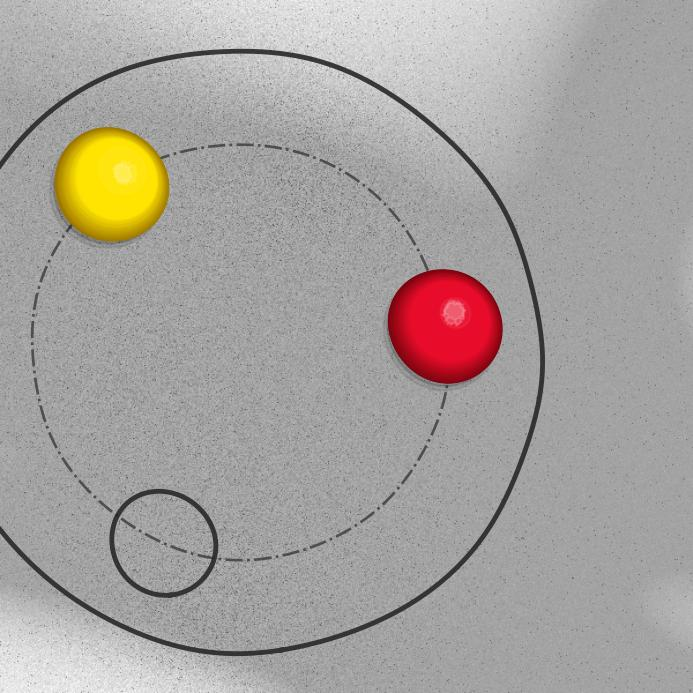
#> input picture jetson/assets/物料盘/(195, 308).jpg, 693 x 693 px; its folder holds only this picture in this run
$ python '检测定位.py'
#> lines starting #> are read from the running program, lines starting #| are printed output that depends on the picture
import os
import re
import cv2
import numpy as np
import random
import time
import matplotlib.pyplot as plt

plt.rcParams["font.sans-serif"] = ["SimHei", "Microsoft YaHei", "sans-serif"]
plt.rcParams["axes.unicode_minus"] = False

# ==================== 配置区域 ====================
DATASET_DIR = os.path.join("assets", "物料盘")
# ==================================================

# 颜色映射定义
COLOR_CLASSES = {
    1: {"name": "Red", "bgr": (30, 20, 230)},
    2: {"name": "Yellow", "bgr": (0, 215, 255)},
    3: {"name": "Blue", "bgr": (210, 60, 10)},
    4: {"name": "Green", "bgr": (50, 170, 0)},
    5: {"name": "Black", "bgr": (50, 50, 50)},
    6: {"name": "LightBlue", "bgr": (255, 191, 0)},
    0: {"name": "Abnormal/Defective", "bgr": (128, 0, 128)}
}


def parse_center_gt_from_filename(filename):
    """
    通过解析文件名提取物料盘中心点的真实标注 (Ground Truth)
    文件名示例: (84, 225).jpg
    """
    match = re.search(r"\((\d+),\s*(\d+)\)", filename)
    if match:
        return int(match.group(1)), int(match.group(2))
    return None


def robust_classify_color(roi):
    """
    基于中值滤波的颜色分类算法
    """
    if roi is None or roi.size == 0:
        return 0, "Abnormal/Defective"

    median_b = np.median(roi[:, :, 0])
    median_g = np.median(roi[:, :, 1])
    median_r = np.median(roi[:, :, 2])

    hsv_pixel = cv2.cvtColor(np.uint8([[[median_b, median_g, median_r]]]), cv2.COLOR_BGR2HSV)[0][0]
    h, s, v = hsv_pixel[0], hsv_pixel[1], hsv_pixel[2]

    if s < 25 and v > 200:
        return None, "Background"
    if v < 70:
        return 5, "Black"
    if s < 45:
        return 0, "Abnormal/Defective"

    if (h >= 0 and h < 8) or (h >= 165 and h <= 180):
        return 1, "Red"
    elif h >= 10 and h < 34:
        return 2, "Yellow"
    elif h >= 35 and h < 85:
        return 4, "Green"
    elif h >= 86 and h < 103:
        return 6, "LightBlue"
    elif h >= 104 and h < 140:
        return 3, "Blue"
    else:
        return 0, "Abnormal/Defective"


def detect_materials(img_bgr):
    """
    物料定位检测管线 (沿用您微调后的参数)
    """
    h, w, _ = img_bgr.shape
    detected_list = []
    r = 0.5 * (h + w)

    gray = cv2.cvtColor(img_bgr, cv2.COLOR_BGR2GRAY)
    denoised = cv2.medianBlur(gray, 7)
    blurred = cv2.GaussianBlur(denoised, (9, 9), 2)

    circles = cv2.HoughCircles(
        blurred,
        cv2.HOUGH_GRADIENT,
        dp=1.2,
        minDist=85,
        param1=50,
        param2=32,
        minRadius=int(r * 0.05),
        maxRadius=int(r * 0.35)
    )

    if circles is not None:
        circles = np.round(circles[0, :]).astype("int")
        for (cx, cy, radius) in circles:
            cx = np.clip(cx, 0, w - 1)
            cy = np.clip(cy, 0, h - 1)

            r_roi = int(radius * 0.6)
            if r_roi < 5:
                r_roi = 5
            roi = img_bgr[max(0, cy - r_roi):min(h, cy + r_roi), max(0, cx - r_roi):min(w, cx + r_roi)]

            res = robust_classify_color(roi)
            if res is None:
                continue

            color_code, color_name = res
            detected_list.append({
                "x": int(cx),
                "y": int(cy),
                "r": int(radius),
                "color_code": color_code,
                "color_name": color_name
            })

    detected_list = sorted(detected_list, key=lambda x: x['r'], reverse=True)[:3]
    return detected_list, denoised


def detect_outer_circle(img_bgr):
    """
    大圆(物料盘体)霍夫探测器：用于低空位时的降级定位及两点解算时的方向参考
    物料盘半径由于缩放(0.4-1.6)，像素半径范围约在 75 到 340 之间
    """
    h, w, _ = img_bgr.shape
    gray = cv2.cvtColor(img_bgr, cv2.COLOR_BGR2GRAY)
    denoised = cv2.medianBlur(gray, 7)
    blurred = cv2.GaussianBlur(denoised, (9, 9), 2)

    r_avg = 0.5 * (h + w)
    circles = cv2.HoughCircles(
        blurred,
        cv2.HOUGH_GRADIENT,
        dp=1.5,
        minDist=200,
        param1=50,
        param2=40,
        minRadius=int(r_avg * 0.12),  # 对应约 72 像素
        maxRadius=int(r_avg * 0.60)   # 对应约 360 像素
    )
    if circles is not None:
        return circles[0][0]  # 返回最强的一个大圆拟合结果 (cx, cy, r)
    return None


def estimate_disk_center(detected, img_bgr):
    """
    多级降备转盘中心解算核心管线
    """
    h, w, _ = img_bgr.shape
    num_detected = len(detected)

    # 1. 探测大圆盘体作为全局参考点（辅助消除歧义）
    c_hough = detect_outer_circle(img_bgr)
    if c_hough is not None:
        ref_center = (c_hough[0], c_hough[1])
    else:
        # 若大圆也未检出，以图像物理中心作为默认参考基准
        ref_center = (w / 2.0, h / 2.0)

    # --- 策略 A：检出 3 个物料（0个空位） ---
    if num_detected == 3:
        xs = [d["x"] for d in detected]
        ys = [d["y"] for d in detected]
        # 直接求等边三角形形心
        est_x = int(round(np.mean(xs)))
        est_y = int(round(np.mean(ys)))
        return est_x, est_y, "等边三角形形心解算 (3点)", c_hough

    # --- 策略 B：检出 2 个物料（1个空位） ---
    elif num_detected == 2:
        p1 = np.array([detected[0]["x"], detected[0]["y"]])
        p2 = np.array([detected[1]["x"], detected[1]["y"]])

        # 计算弦长 d
        d = np.linalg.norm(p1 - p2)
        midpoint = (p1 + p2) / 2.0

        # 弦心距 h_dist = d / (2 * sqrt(3))
        h_dist = d / (2.0 * np.sqrt(3.0))

        # 计算弦向量与单位法向量
        v = p2 - p1
        n = np.array([-v[1], v[0]]) / d

        # 计算两个镜像对称的候选中心点
        c1 = midpoint + h_dist * n
        c2 = midpoint - h_dist * n

        # 利用参考中心，剔除背离圆盘体的一侧，保留真正朝向圆内的一侧
        dist1 = np.linalg.norm(c1 - ref_center)
        dist2 = np.linalg.norm(c2 - ref_center)

        best_c = c1 if dist1 < dist2 else c2
        return int(round(best_c[0])), int(round(best_c[1])), "双点弦心距几何解算 (2点)", c_hough

    # --- 策略 C：检出少于 2 个物料（2-3个空位） ---
    elif c_hough is not None:
        # 直接降级使用大圆探测器圆心
        return int(round(c_hough[0])), int(round(c_hough[1])), "大圆盘体霍夫探测器 (降级)", c_hough
    else:
        # 终极极端保底：使用图像几何中心
        return int(round(w / 2.0)), int(round(h / 2.0)), "画布中点保底 (失效)", None


def evaluate_and_visualize_disk(img_path, detected, est_center, gt_center, c_hough, denoised_gray, latency_ms, method_name):
    """
    可视化绘制模块：集成转盘中心定位与真值比对
    """
    img_bgr = cv2.imdecode(np.fromfile(img_path, dtype=np.uint8), cv2.IMREAD_COLOR)
    if img_bgr is None:
        return

    img_rgb = cv2.cvtColor(img_bgr, cv2.COLOR_BGR2RGB)
    vis_img = img_rgb.copy()

    # 1. 绘制检测到的彩色物料
    for det in detected:
        color_info = COLOR_CLASSES.get(det["color_code"], {"bgr": (128, 128, 128)})
        rgb_color = (color_info["bgr"][2], color_info["bgr"][1], color_info["bgr"][0])
        # 绘制物料轮廓
        cv2.circle(vis_img, (det["x"], det["y"]), det["r"], rgb_color, 2)
        # 标记物料中心点
        cv2.drawMarker(vis_img, (det["x"], det["y"]), rgb_color, markerType=cv2.MARKER_CROSS, markerSize=12, thickness=2)

    # 2. 绘制大圆探测器拟合轮廓（如果存在）
    if c_hough is not None:
        cv2.circle(vis_img, (int(c_hough[0]), int(c_hough[1])), int(c_hough[2]), (200, 200, 200), 1, lineType=cv2.LINE_AA)

    # 3. 绘制估算的转盘中心（红色十字）
    cv2.drawMarker(vis_img, (est_center[0], est_center[1]), (255, 0, 0), markerType=cv2.MARKER_TILTED_CROSS, markerSize=25, thickness=3)
    cv2.circle(vis_img, (est_center[0], est_center[1]), 8, (255, 0, 0), -1)

    # 4. 绘制真实转盘中心 Ground Truth（绿色十字）
    if gt_center is not None:
        cv2.drawMarker(vis_img, (gt_center[0], gt_center[1]), (0, 255, 0), markerType=cv2.MARKER_CROSS, markerSize=25, thickness=2)
        cv2.circle(vis_img, (gt_center[0], gt_center[1]), 5, (0, 255, 0), -1)

    # 计算像素级定位误差 (Euclidean Distance)
    if gt_center is not None:
        error_px = np.sqrt((est_center[0] - gt_center[0])**2 + (est_center[1] - gt_center[1])**2)
    else:
        error_px = None

    # 创建可视化大图
    fig, axes = plt.subplots(1, 2, figsize=(14, 7))

    # 子图1：物料盘整体定位图
    axes[0].imshow(vis_img)
    axes[0].set_title("1. Disk Center Localization")
    axes[0].axis("off")

    # 子图2：详细定位指标看板
    axes[1].axis("off")
    stats_text = (
        f"===== Disk Localization Metrics =====\n\n"
        f"Image Name: {os.path.basename(img_path)}\n\n"
        f"Inference Latency: {latency_ms:.2f} ms\n"
        f"Detected Materials: {len(detected)} / 3\n"
        f"Localization Method: {method_name}\n\n"
        f"Estimated Center: ({est_center[0]}, {est_center[1]})\n"
        f"Ground Truth Center: {gt_center if gt_center else 'N/A'}\n\n"
        f"-------------------------------------\n"
        f"Pixel-level Absolute Error:\n"
        f" => {f'{error_px:.2f} pixels' if error_px is not None else 'N/A'}\n"
        f"-------------------------------------\n\n"
        f"Visualization Legend:\n"
        f" - Red Large Cross: Estimated Disk Center\n"
        f" - Green Small Cross: Ground Truth Center\n"
        f" - Colored Small Circles: Detected Materials\n"
        f" - Thin Gray Circle: Detected Outer Disk Contour\n"
    )
    axes[1].text(0.05, 0.95, stats_text, fontsize=12, family='monospace', verticalalignment='top')
    axes[1].set_title("2. Localization Report")

    plt.tight_layout()
    plt.show()


def run_disk_localization_pipeline():
    """
    定位管线主入口：随机读取一张物料盘图像并实现中心解算与评估
    """
    if not os.path.exists(DATASET_DIR) or len(os.listdir(DATASET_DIR)) == 0:
        print(f"提示: 未在路径 '{DATASET_DIR}' 下检测到生成的图像。")
        print("请确保已运行批量生成脚本将图像保存至 assets\\物料盘")
        return

    all_files = [f for f in os.listdir(DATASET_DIR) if f.lower().endswith(('.jpg', '.jpeg', '.png'))]
    if not all_files:
        print("未找到有效的图像文件。")
        return

    selected_file = random.choice(all_files)
    img_path = os.path.join(DATASET_DIR, selected_file)

    # 1. 提取中心点真值
    gt_center = parse_center_gt_from_filename(selected_file)
    print(f"选定测试文件: {selected_file}")
    print(f"解析到 Ground Truth 中心点: {gt_center}")

    # 2. 读取图像
    img_bgr = cv2.imdecode(np.fromfile(img_path, dtype=np.uint8), cv2.IMREAD_COLOR)
#> img_bgr is the input picture: shape (693, 693, 3); mean B, G, R 159.2, 162.8, 167.5
    if img_bgr is None:
        print("错误: 无法读取图像。")
        return

    # 3. 运行管线解算中心
    start_time = time.perf_counter()

    # 3.1 提取物料圆
    detected, denoised_gray = detect_materials(img_bgr)
#> in detect_materials, `gray = cv2.cvtColor(img_bgr, cv2.COLOR_BGR2GRAY)`:
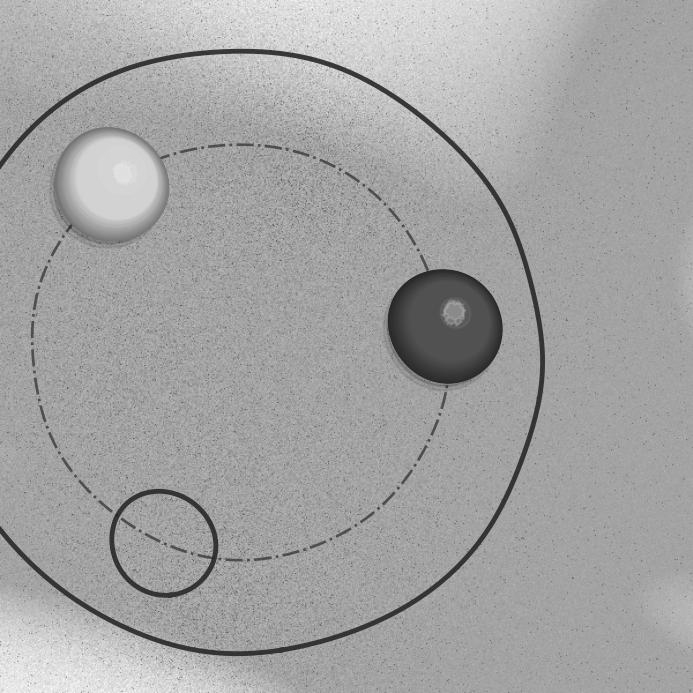
#> gray: shape (693, 693); min 22, max 255, mean 163.8
#> in detect_materials, `blurred = cv2.GaussianBlur(denoised, (9, 9), 2)`:
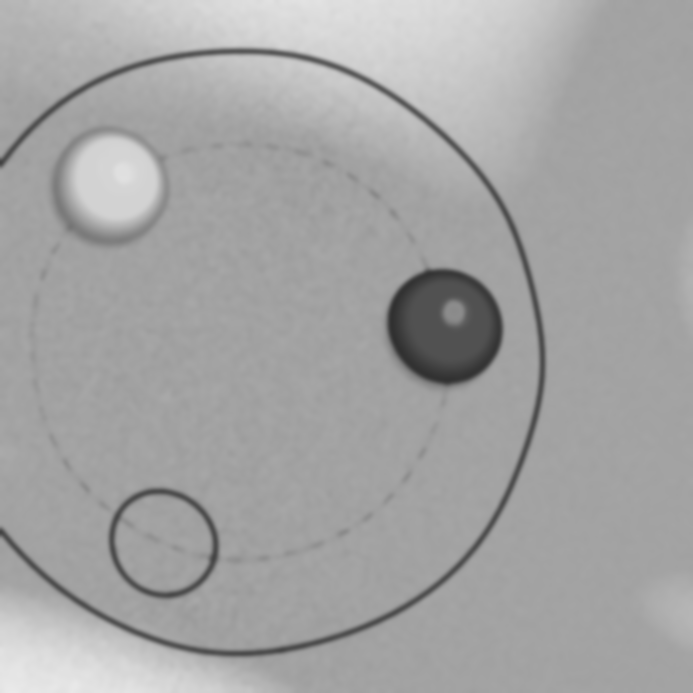
#> blurred: shape (693, 693); min 48, max 234, mean 164.4
#> in detect_materials, `circles = cv2.HoughCircles( blurred, cv2.HOUGH_GRADIENT, dp=1.2, minDi..`: circles = [[283.8, 394.2, 241.2], [256.2, 283.8, 234.6], [109.8, 185.4, 58.84], [443.4, 327, 58.24], [165, 544.2, 53.8], [175.8, 255, 193.8], [342.6, 293.4, 184.2], [353.4, 460.2, 152.1]]
#> in detect_materials, `circles = np.round(circles[0, :]).astype("int")`: circles = [[284, 394, 241], [256, 284, 235], [110, 185, 59], [443, 327, 58], [165, 544, 54], [176, 255, 194], [343, 293, 184], [353, 460, 152]]
#> the loop in detect_materials, `for (cx, cy, radius) in circles:` made 8 passes
#> (cx, cy, radius, median_b in robust_classify_color, median_g in robust_classify_color, median_r in robust_classify_color, h in robust_classify_color) on passes 1 to 8: (284, 394, 241, 161, 161, 162, 0), (256, 284, 235, 161, 162, 162, 30), (110, 185, 59, 3, 228, 255, 27), (443, 327, 58, 42, 11, 232, 176), (165, 544, 54, 161, 161, 161, 0), (176, 255, 194, 159, 163, 164, 24), (343, 293, 184, 160, 160, 162, 0), (353, 460, 152, 162, 162, 162, 0)
#> pass 1, in detect_materials, `roi = img_bgr[max(0, cy - r_roi):min(h, cy + r_roi), max(0, cx - r_roi..`:
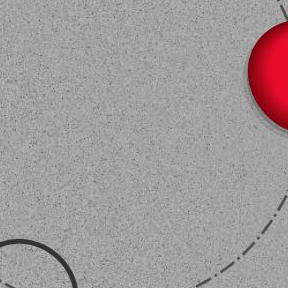
#> roi: shape (288, 288, 3); mean B, G, R 155, 154.2, 161
#> pass 3, in detect_materials, `roi = img_bgr[max(0, cy - r_roi):min(h, cy + r_roi), max(0, cx - r_roi..`:
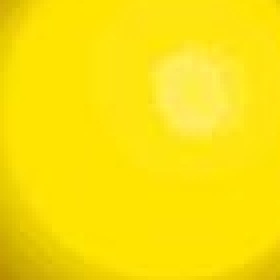
#> roi: shape (70, 70, 3) (shown 4 times larger); mean B, G, R 11.6, 224.9, 251.1
#> after the loop in detect_materials, `for (cx, cy, radius) in circles:`:
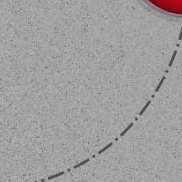
#> roi: shape (182, 182, 3); mean B, G, R 158.8, 158.7, 160
#> after the loop in detect_materials, `for (cx, cy, radius) in circles:`: detected_list = 8 items
#> in detect_materials, `detected_list = sorted(detected_list, key=lambda x: x['r'], reverse=Tr..`: detected_list = 3 items
#> detected = 3 items
    # 3.2 多级降备解算中心
    est_x, est_y, method_name, c_hough = estimate_disk_center(detected, img_bgr)
#> in estimate_disk_center, `num_detected = len(detected)`: num_detected = 3
#> in detect_outer_circle, `circles = cv2.HoughCircles( blurred, cv2.HOUGH_GRADIENT, dp=1.5, minDi..`: circles = [[243.8, 351.8, 297.2]]
#> in estimate_disk_center, `c_hough = detect_outer_circle(img_bgr)`: c_hough = [243.8, 351.8, 297.2]
#> in estimate_disk_center, `ref_center = (c_hough[0], c_hough[1])`: ref_center = (243.8, 351.8)
#> in estimate_disk_center, `xs = [d["x"] for d in detected]`: xs = [284, 256, 176]
#> in estimate_disk_center, `ys = [d["y"] for d in detected]`: ys = [394, 284, 255]
#> in estimate_disk_center, `est_x = int(round(np.mean(xs)))`: est_x = 239
#> in estimate_disk_center, `est_y = int(round(np.mean(ys)))`: est_y = 311
#> est_x = 239; est_y = 311; method_name = '等边三角形形心解算 (3点)'; c_hough = [243.8, 351.8, 297.2]

    end_time = time.perf_counter()
    latency_ms = (end_time - start_time) * 1000

    print(f"解算所用方法: {method_name}")
#| 解算所用方法: 等边三角形形心解算 (3点)
    print(f"估算中心点位置: ({est_x}, {est_y})")
#| 估算中心点位置: (239, 311)
    if gt_center:
        err = np.sqrt((est_x - gt_center[0])**2 + (est_y - gt_center[1])**2)
#> err = 44.1
        print(f"像素定位绝对误差: {err:.2f} pixels")
#| 像素定位绝对误差: 44.10 pixels
    print(f"总计算耗时: {latency_ms:.2f} 毫秒 (ms)\n")

    # 4. 可视化报告展示
    evaluate_and_visualize_disk(
        img_path,
        detected,
        (est_x, est_y),
        gt_center,
        c_hough,
        denoised_gray,
        latency_ms,
        method_name
    )
#> the loop in evaluate_and_visualize_disk, `for det in detected:` made 3 passes
#> after the loop in evaluate_and_visualize_disk, `for det in detected:`:
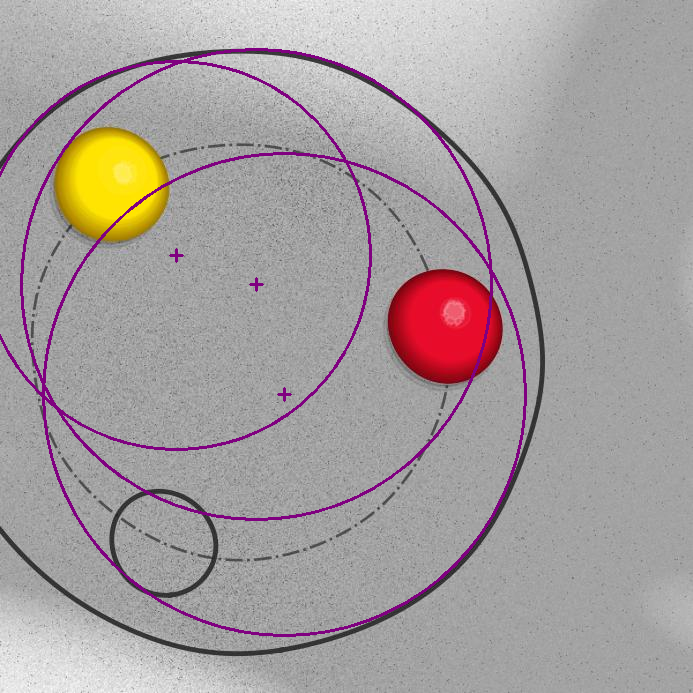
#> vis_img: shape (693, 693, 3); mean R, G, B 166.8, 159, 158.8
#> in evaluate_and_visualize_disk, `cv2.drawMarker(vis_img, (est_center[0], est_center[1]), (255, 0, 0), m..`:
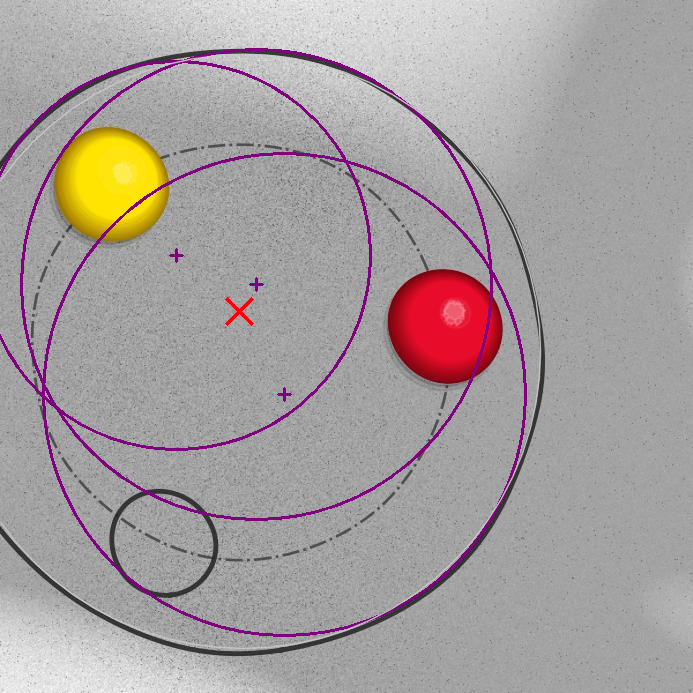
#> vis_img: shape (693, 693, 3); mean R, G, B 167.1, 159.2, 159


if __name__ == "__main__":
    run_disk_localization_pipeline()

$ run again, on jetson/assets/物料盘/(297, 423).jpg
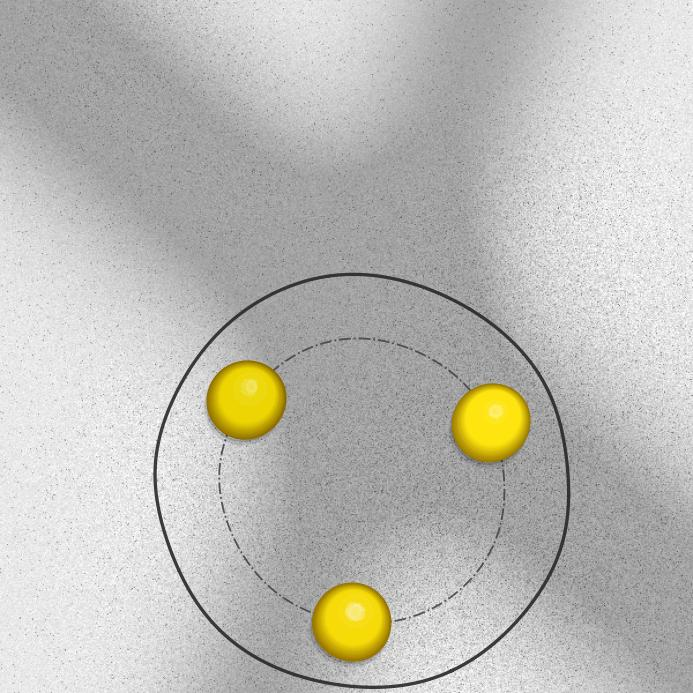
#> input picture jetson/assets/物料盘/(297, 423).jpg, 693 x 693 px
#> in run_disk_localization_pipeline, img_bgr is the input picture: shape (693, 693, 3); mean B, G, R 183.6, 189.1, 190
#> in detect_materials, `circles = cv2.HoughCircles( blurred, cv2.HOUGH_GRADIENT, dp=1.2, minDi..`: circles = [[364.2, 479.4, 204.9], [349.8, 622.2, 41.32], [246.6, 401.4, 41.92], [489, 426.6, 40], [279, 544.2, 103.7]]
#> in detect_materials, `circles = np.round(circles[0, :]).astype("int")`: circles = [[364, 479, 205], [350, 622, 41], [247, 401, 42], [489, 427, 40], [279, 544, 104]]
#> the loop in detect_materials, `for (cx, cy, radius) in circles:` made 5 passes
#> (cx, cy, radius, median_b in robust_classify_color, median_g in robust_classify_color, median_r in robust_classify_color, h in robust_classify_color) on passes 1 to 5: (364, 479, 205, 164, 166, 167, 20), (350, 622, 41, 12, 219, 246, 27), (247, 401, 42, 5, 213, 237, 27), (489, 427, 40, 15, 229, 253, 27), (279, 544, 104, 171, 172, 172, 30)
#> after the loop in detect_materials, `for (cx, cy, radius) in circles:`:
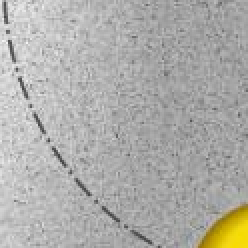
#> roi: shape (124, 124, 3) (shown 2 times larger); mean B, G, R 169.6, 173.6, 174.3
#> after the loop in detect_materials, `for (cx, cy, radius) in circles:`: detected_list = 5 items
#> in detect_materials, `detected_list = sorted(detected_list, key=lambda x: x['r'], reverse=Tr..`: detected_list = 3 items
#> num_detected = 3
#> in detect_outer_circle, `circles = cv2.HoughCircles( blurred, cv2.HOUGH_GRADIENT, dp=1.5, minDi..`: circles = [[360.8, 482.2, 206]]
#> in estimate_disk_center, `c_hough = detect_outer_circle(img_bgr)`: c_hough = [360.8, 482.2, 206]
#> ref_center = (360.8, 482.2)
#> xs = [364, 279, 247]
#> ys = [479, 544, 401]
#> in estimate_disk_center, `est_x = int(round(np.mean(xs)))`: est_x = 297
#> in estimate_disk_center, `est_y = int(round(np.mean(ys)))`: est_y = 475
#> in run_disk_localization_pipeline, `est_x, est_y, method_name, c_hough = estimate_disk_center(detected, im..`: est_x = 297; est_y = 475; method_name = '等边三角形形心解算 (3点)'; c_hough = [360.8, 482.2, 206]
#| 解算所用方法: 等边三角形形心解算 (3点)
#| 估算中心点位置: (297, 475)
#> err = 52
#| 像素定位绝对误差: 52.00 pixels
#> the loop in evaluate_and_visualize_disk, `for det in detected:` made 3 passes
#> rgb_color on passes 1 to 2: (128, 0, 128), (128, 0, 128)
#> in evaluate_and_visualize_disk, `cv2.drawMarker(vis_img, (est_center[0], est_center[1]), (255, 0, 0), m..`:
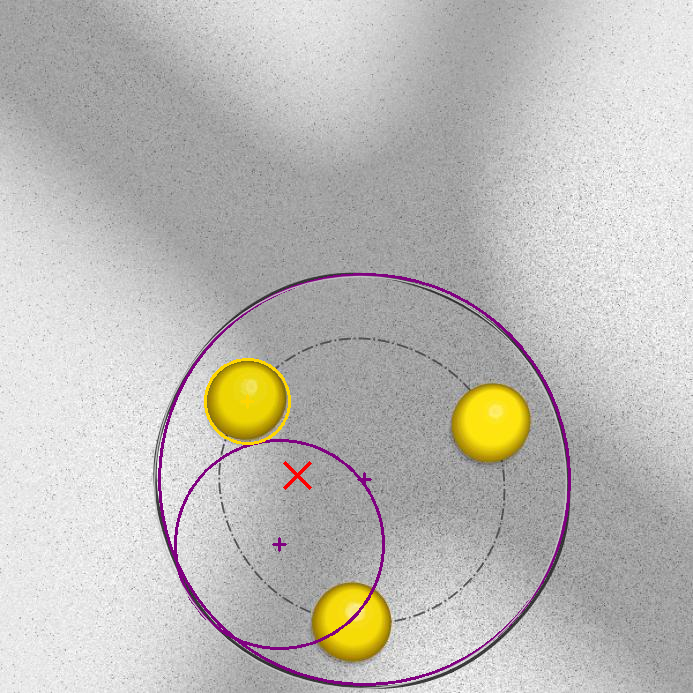
#> vis_img: shape (693, 693, 3); mean R, G, B 190, 187.5, 183.2
